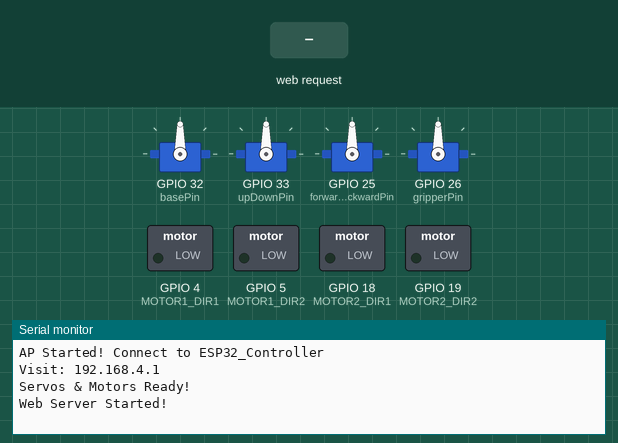
The sketch below on a simulated ESP32. On the bench: 4 × servo, switched loads named in the sketch (green lamp = pin HIGH), the last lines printed to the serial monitor. The test bench sets the inputs (shaded band).

Above: at 1.2 s.
1.3 s: HTTP request GET /move?servo=1&angle=1&action=1 received
At 2.5 s:
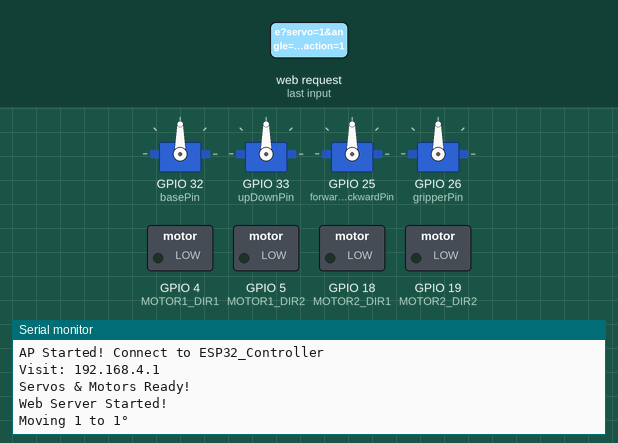
2.8 s: HTTP request GET /motor?servo=1&angle=1&action=1 received
At 3.8 s:
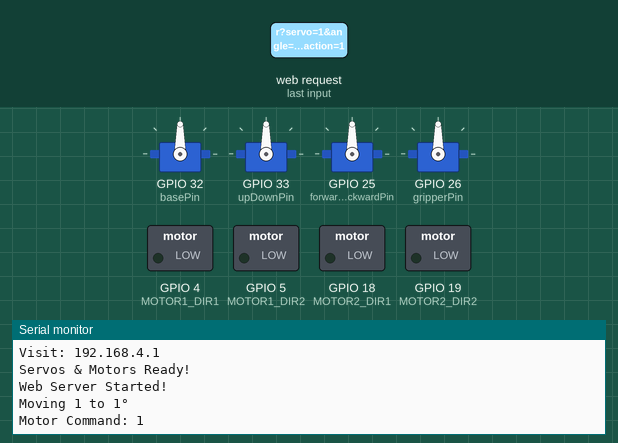

The sketch:

Mobility_Robot_Arm.ino
```cpp
#include <WiFi.h>
#include <ESPAsyncWebServer.h>
#include <ESP32Servo.h>

Servo baseServo, upDownServo, forwardBackwardServo, gripperServo;
const int basePin = 32;
const int upDownPin = 33;
const int forwardBackwardPin = 25;
const int gripperPin = 26;

// DC Motor Pins (H-Bridge)
#define MOTOR1_DIR1  4   // Forward
#define MOTOR1_DIR2  5   // Backward
#define MOTOR2_DIR1  18  // Forward
#define MOTOR2_DIR2  19  // Backward

const char* apSSID = "ESP32_Controller";
const char* apPassword = "12345678";

AsyncWebServer server(80);

void setup() {
    Serial.begin(115200);
    WiFi.softAP(apSSID, apPassword);
    Serial.println("AP Started! Connect to " + String(apSSID));
    Serial.println("Visit: " + WiFi.softAPIP().toString());

    baseServo.attach(basePin);
    upDownServo.attach(upDownPin);
    forwardBackwardServo.attach(forwardBackwardPin);
    gripperServo.attach(gripperPin);

    baseServo.write(90);
    upDownServo.write(90);
    forwardBackwardServo.write(90);
    gripperServo.write(90);

    pinMode(MOTOR1_DIR1, OUTPUT);
    pinMode(MOTOR1_DIR2, OUTPUT);
    pinMode(MOTOR2_DIR1, OUTPUT);
    pinMode(MOTOR2_DIR2, OUTPUT);

    Serial.println("Servos & Motors Ready!");

    server.on("/", HTTP_GET, [](AsyncWebServerRequest *request) {
        request->send(200, "text/html", R"rawliteral(
            <html>
            <head>
                <title>Robot Arm Control</title>
                <style>
                    body { text-align: center; font-family: Arial, sans-serif; background-color: #333; color: white; }
                    button { padding: 10px 20px; margin: 5px; font-size: 18px; }
                    input { width: 80%; }
                    .container { background: #444; padding: 20px; border-radius: 10px; display: inline-block; }
                </style>
            </head>
            <body>
                <h1>Robot Arm & Car Control</h1>

                <div class="container">
                    <h2>Servo Control</h2>
                    <p>Base: <span id="baseAngle">90</span>°</p>
                    <input type="range" id="baseSlider" min="0" max="180" value="90" oninput="updateServo('base', this.value)">

                    <p>Up-Down: <span id="upDownAngle">90</span>°</p>
                    <input type="range" id="upDownSlider" min="15" max="165" value="90" oninput="updateServo('upDown', this.value)">

                    <p>Forward-Backward: <span id="forwardBackwardAngle">90</span>°</p>
                    <input type="range" id="forwardBackwardSlider" min="15" max="165" value="90" oninput="updateServo('forwardBackward', this.value)">

                    <p>Gripper: <span id="gripperAngle">90</span>°</p>
                    <input type="range" id="gripperSlider" min="0" max="180" value="90" oninput="updateServo('gripper', this.value)">
                </div>

                <div class="container">
                    <h2>Motor Control</h2>
                    <button onclick="motorCommand('forward')">Forward</button>
                    <button onclick="motorCommand('backward')">Backward</button>
                    <button onclick="motorCommand('left')">Left</button>
                    <button onclick="motorCommand('right')">Right</button>
                    <button onclick="motorCommand('stop')">Stop</button>
                </div>

                <script>
                    function updateServo(servo, angle) {
                        fetch(/move?servo= + servo + &angle= + angle);
                        document.getElementById(servo + 'Angle').innerText = angle;
                    }

                    function motorCommand(action) {
                        fetch(/motor?action= + action);
                    }
                </script>
            </body>
            </html>
        )rawliteral");
    });

    server.on("/move", HTTP_GET, [](AsyncWebServerRequest *request) {
        if (request->hasParam("servo") && request->hasParam("angle")) {
            String servoName = request->getParam("servo")->value();
            int angle = request->getParam("angle")->value().toInt();

            if (angle < 0 || angle > 180) request->send(400, "text/plain", "Invalid angle!");
            else {
                Serial.printf("Moving %s to %d°\n", servoName.c_str(), angle);
                if (servoName == "base") baseServo.write(angle);
                else if (servoName == "upDown") upDownServo.write(constrain(angle, 15, 165));
                else if (servoName == "forwardBackward") forwardBackwardServo.write(constrain(angle, 15, 165));
                else if (servoName == "gripper") gripperServo.write(angle);

                request->send(200, "text/plain", servoName + " moved to " + String(angle) + " degrees");
            }
        } else request->send(400, "text/plain", "Invalid request!");
    });

    server.on("/motor", HTTP_GET, [](AsyncWebServerRequest *request) {
        if (request->hasParam("action")) {
            String action = request->getParam("action")->value();
            Serial.println("Motor Command: " + action);

            if (action == "forward") moveForward();
            else if (action == "backward") moveBackward();
            else if (action == "left") turnLeft();
            else if (action == "right") turnRight();
            else stopMotors();

            request->send(200, "text/plain", "Motor action executed: " + action);
        } else request->send(400, "text/plain", "Invalid motor command!");
    });

    server.begin();
    Serial.println("Web Server Started!");
}

void loop() { delay(100); }

// Motor Control Functions (No PWM, Only Direction)
void moveForward() { digitalWrite(MOTOR1_DIR1, HIGH); digitalWrite(MOTOR1_DIR2, LOW); digitalWrite(MOTOR2_DIR1, HIGH); digitalWrite(MOTOR2_DIR2, LOW); }
void moveBackward() { digitalWrite(MOTOR1_DIR1, LOW); digitalWrite(MOTOR1_DIR2, HIGH); digitalWrite(MOTOR2_DIR1, LOW); digitalWrite(MOTOR2_DIR2, HIGH); }
void turnLeft() { digitalWrite(MOTOR1_DIR1, LOW); digitalWrite(MOTOR1_DIR2, HIGH); digitalWrite(MOTOR2_DIR1, HIGH); digitalWrite(MOTOR2_DIR2, LOW); }
void turnRight() { digitalWrite(MOTOR1_DIR1, HIGH); digitalWrite(MOTOR1_DIR2, LOW); digitalWrite(MOTOR2_DIR1, LOW); digitalWrite(MOTOR2_DIR2, HIGH); }
void stopMotors() { digitalWrite(MOTOR1_DIR1, LOW); digitalWrite(MOTOR1_DIR2, LOW); digitalWrite(MOTOR2_DIR1, LOW); digitalWrite(MOTOR2_DIR2, LOW); }
```

Measured:
- after the input at 1.3 s, the serial monitor: prints a new line at once (image 1)
- after the input at 2.8 s, the serial monitor: prints a new line at once (image 2)
